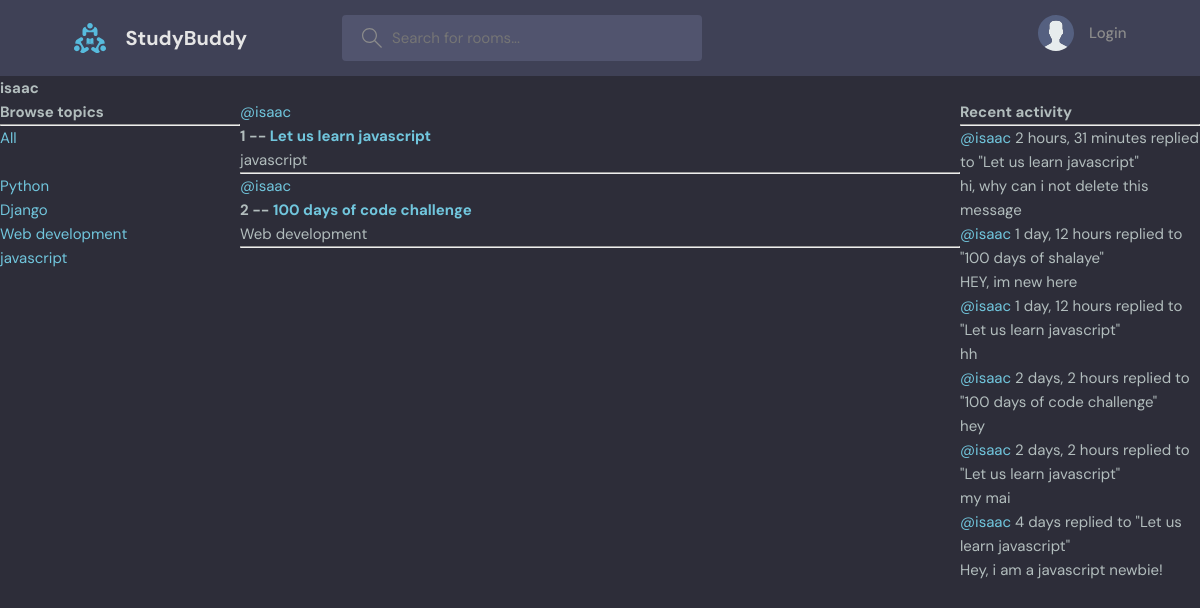
The page /profile/1 on the database as committed earlier.
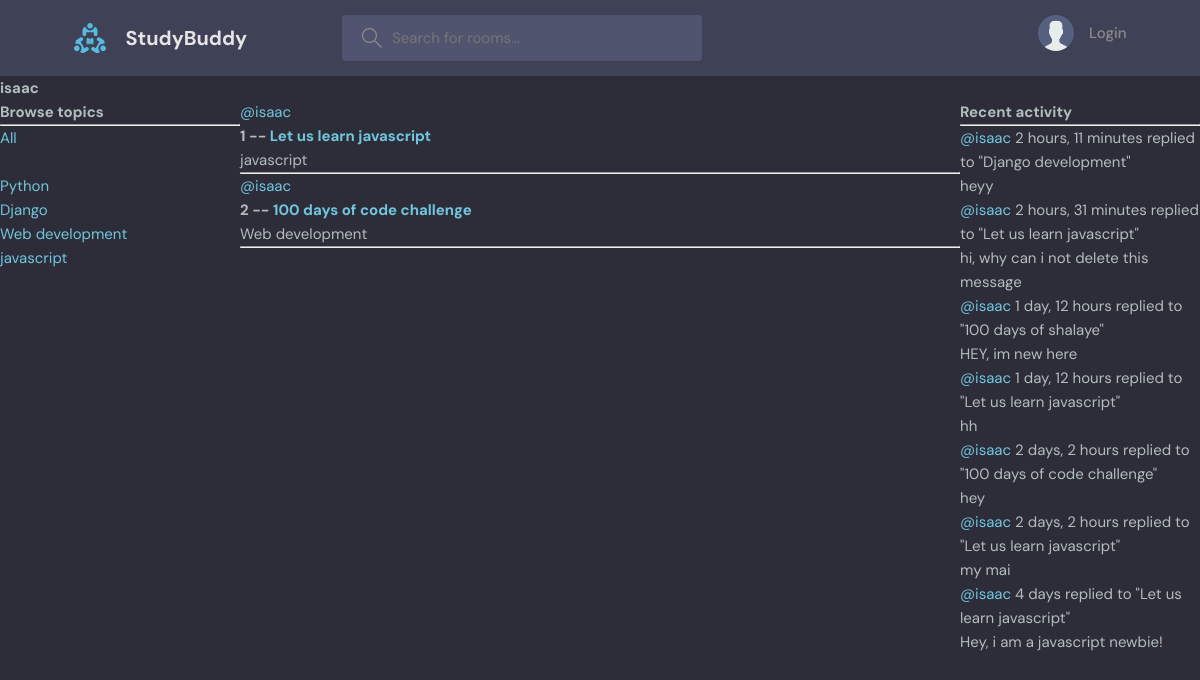
The same page on the database as committed later.
### base/models.py (models this page shows, shortened)
class Topic(models.Model):
    name = models.CharField(max_length=200)

class Room(models.Model):
    host = models.ForeignKey(User, on_delete=models.SET_NULL, null=True)
    topic = models.ForeignKey(Topic, on_delete=models.SET_NULL, null=True)
    name = models.CharField(max_length=200)
    description = models.TextField(null=True, blank=True)
    participants = models.ManyToManyField(
        User, related_name="participants", blank=True)
    updated = models.DateTimeField(auto_now=True)
    created = models.DateTimeField(auto_now_add=True)
    class Meta:
        ordering = ["-updated", "-created"]
    def __str__(self):
        return self.name

class Message(models.Model):
    user = models.ForeignKey(User, on_delete=models.CASCADE)
    room = models.ForeignKey(Room, on_delete=models.CASCADE)
    body = models.TextField()
    updated = models.DateTimeField(auto_now=True)
    created = models.DateTimeField(auto_now_add=True)
    class Meta:
        ordering = ["-updated", "-created"]
    def __str__(self):
        return self.body[0:50]

### base/views.py (the view)
# urls.py: path("profile/<str:pk>", userProfile, name="user-profile"),
def userProfile(request, pk):
    user = User.objects.get(id=pk)
    rooms = user.room_set.all()
    room_messages = user.message_set.all()
    topics = Topic.objects.all()
    context = {"user": user, "rooms": rooms,
               "topics": topics, "room_messages": room_messages}
    return render(request, "base/profile.html", context)

### base/templates/base/profile.html (shortened to what this page needs)
{% extends 'main.html' %} {% block content %}
<h1>{{user.username}}</h1>
<div class="profile-container">
	<div>
		{% include "base/topics_component.html" %}
		<div>
			<div>{% include "base/feed_component.html" %}</div>
		</div>
		<div>{% include 'base/activity_component.html' %}</div>
	</div>
	{% endblock content %}

### base/templates/base/topics_component.html
<h3>Browse topics</h3>
		<hr>
		<div>
			<a href="{% url "home"%}">All</a>
		</div>
		<br>
		{% for topic in topics %}
			<div>
				<a href="{% url "home" %}?q={{topic.name }}">{{topic.name}}</a>
			</div>
		{% endfor %}
	</div>

### base/templates/base/feed_component.html (shortened to what this page needs)
{%for room in rooms%}
		<div>
			<a href={%url "user-profile" room.host.id %}>@{{room.host.username}}</a>
			<h5>{{room.id}} -- <a href="{% url "room" room.id%}">{{room.name}}</a></h5>
			<small>{{room.topic.name}}</small>
			<hr>
		</div>
		{% endfor %}

### base/templates/base/activity_component.html (shortened to what this page needs)
    <h3>Recent activity</h3>
    <hr>
    {% for message in room_messages %}
    <div>
        <small><a href="{% url "user-profile" message.user.id%}">@{{message.user}}</a> {{message.created|timesince}}</small>
        <small>replied to "{{message.room}}"</small>
        <p>{{message}}</p>
    </div>
    {% endfor %}

Rows that differ between the two databases and show on the page:
added Message: user "isaac", created "2 hours, 11 minutes", room "Django development", body "heyy"
